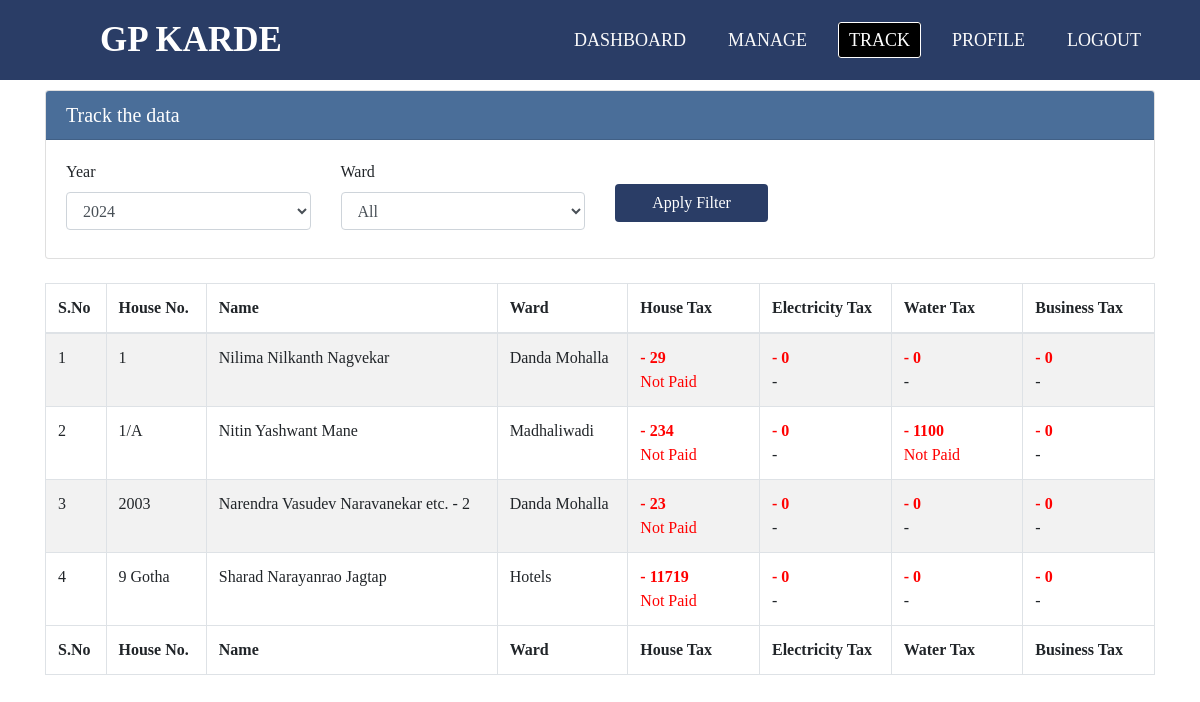
Page /track.php (signed in) on the committed database.
### tables this page shows
CREATE TABLE `year2024` (
  `userId` varchar(255) NOT NULL,
  `hTaxPaid` int DEFAULT '0',
  `hTaxDate` datetime DEFAULT NULL,
  `eleTaxPaid` int DEFAULT '0',
  `eleTaxDate` date DEFAULT NULL,
  `wTaxPaid` int DEFAULT '0',
  `wTaxDate` date DEFAULT NULL,
  `bTaxPaid` int DEFAULT '0',
  `bTaxDate` date DEFAULT NULL,
  `totalTax` int DEFAULT '0'
);

CREATE TABLE `maindata` (
  `userId` varchar(255) NOT NULL,
  `name` varchar(255)  NOT NULL,
  `section` varchar(20)  NOT NULL,
  `houseTax` int DEFAULT '0',
  `electricityTax` int DEFAULT '0',
  `waterTax` int DEFAULT '0',
  `BusinessTax` int DEFAULT '0'
);

### track.php (the view, shortened to what this page needs)
<!DOCTYPE html>
<html lang="en">
<head>
	<link rel="stylesheet" href="https://cdn.jsdelivr.net/npm/bootstrap@4.0.0/dist/css/bootstrap.min.css">
	<?php require 'partials/navbar.php'?>
</head>
<body>
<?php
	require 'partials/dbconn.php';
	$queryYear = "SELECT DISTINCT year FROM yearsdata ORDER BY year ASC";
$result = mysqli_query($conn, $queryYear);
$years = [];
while ($row = mysqli_fetch_assoc($result)) {
    $years[] = $row['year'];
}
				$vadiName = [
					"A" => "Danda Mohalla",
				    "B" => "Jadhavwadi Jamat Mohalla",
				    "C" => "Radhakrishna Wadi & Vishvadip Wadi",
				    "D" => "Sakade Wadi",
				    "E" => "Khambewadi",
				    "F" => "Madhaliwadi",
				    "G" => "Khairakond",
				    "H" => "Hotels"
				];
    if ($_SERVER['REQUEST_METHOD'] == 'POST') {
        $year = isset($_POST['year']) ? $_POST['year'] : '';
        $section = isset($_POST['section']) ? $_POST['section'] : '';
        $houseTaxPaid = isset($_POST['houseTaxPaid']) ? $_POST['houseTaxPaid'] : '';
        $electricityTaxPaid = isset($_POST['electricityTaxPaid']) ? $_POST['electricityTaxPaid'] : '';
        $waterTaxPaid = isset($_POST['waterTaxPaid']) ? $_POST['waterTaxPaid'] : '';
        $businessTaxPaid = isset($_POST['businessTaxPaid']) ? $_POST['businessTaxPaid'] : '';
    } else {
        $year = date('Y');
    }
?>
<div class="container">
	<div class="card mb-4">
		<div class="card-header text-white"  style="background-color:#4a6e99; color: white;">
			<h5 class="mb-0">Track the data</h5>
		</div>
		<div class="card-body">
			<form id="filter-form" class="row g-3" method="POST" action="">
                <div class="col-md-3">
				    <label for="filterYear" class="form-label">Year</label>
				    <select id="filterYear" class="form-control" name="year">
				        <?php
				        foreach ($years as $Lyear) {
				            echo "<option value='$Lyear' " . (($Lyear == $year) ? 'selected' : '') . ">$Lyear</option>";
				        }
				        ?>
				    </select>
				</div>
                <div class="col-md-3">
                    <label for="filterSection" class="form-label">Ward</label>
                    <select id="filterSection" class="form-control" name="section">
                        <option value="">All</option>
                    </select>
                </div>
				<div class="col-md-2 mt-4 align-self-end mb-3">
					<button type="submit" class="btn btn-block" style="background-color:#2a3d66; color:white;" id="applyFilterBtn">Apply Filter</button>
				</div>
			</form>
		</div>
	</div>
 	<div class="table-responsive">
 		<table id="mytable" class="table table-striped table-bordered text-nowrap" style="width:100%">
 			<thead>
 				<tr>
 					<th>S.No</th>
 					<th>House No.</th>
 					<th>Name</th>
 					<th>Ward</th>
 					<th>House Tax</th>
 					<th>Electricity Tax</th>
 					<th>Water Tax</th>
 					<th>Business Tax</th>
 				</tr>
 			</thead>
 			<tbody>
 				<?php
 				$currentYear = date('Y');
				$year = isset($_POST['year']) && !empty($_POST['year']) ? mysqli_real_escape_string($conn, $_POST['year']) : $currentYear;
				$tableName = "year" . $year;
				$tableCheckQuery = "SHOW TABLES LIKE '$tableName'";
				$tableCheckResult = mysqli_query($conn, $tableCheckQuery);
				if (mysqli_num_rows($tableCheckResult) == 0) {
				    echo "<div class='alert alert-danger' role='alert'>
				            Error: Data for '$tableName' not found. Please contact support or try again later.
				          </div>";
				}else
				{
				$sql = "SELECT * FROM maindata INNER JOIN $tableName ON $tableName.userId = maindata.userId WHERE 1";
 					$result = mysqli_query($conn,$sql);
 					if (mysqli_num_rows($result)>0 && $result) {
 						$serialNumber = 1;
 						foreach ($result as $row) {
 							?>
 							<tr>
 								<td><?= $serialNumber ?></td>
 								<td><?= $row['userId'] ?></td>
 								<td><?= $row['name'] ?></td>
 								<td><?= $vadiName[$row['section']] ?></td>
									<td>
									    <div style="display: flex; flex-direction: column; align-items: start; min-width: 100px;">
									        <span style="color: <?= $row['hTaxPaid'] > 0 ? 'green' : 'red' ?>; font-weight: bold;">
									            <?= $row['hTaxPaid'] > 0 ? "+ ".$row['houseTax'] : "- ".$row['houseTax'] ?>
									        </span>
									        <span style="white-space: nowrap;">
											    <?php
											    if ($row['houseTax'] == 0) {
											        echo '-';
											    } else {
											        if ($row['hTaxPaid']) {
											            echo date('D, g:i A', strtotime($row['hTaxDate'])) . "<br>" . date('d/m/Y', strtotime($row['hTaxDate']));
											        } else {
											            echo '<span style="color: red;">Not Paid</span>';
											        }
											    }
											    ?>
											</span>
									    </div>
									</td>
									<td>
									    <div style="display: flex; flex-direction: column; align-items: start; min-width: 100px;">
									        <span style="color: <?= $row['eleTaxPaid'] > 0 ? 'green' : 'red' ?>; font-weight: bold;">
									            <?= $row['eleTaxPaid'] > 0 ? "+ ".$row['electricityTax'] : "- ".$row['electricityTax'] ?>
									        </span>
									        <span style="white-space: nowrap;">
									        	<?php
									        	if($row['electricityTax']==0)
									        	{
									        		echo '-';
									        	}else{
									        		if($row['eleTaxPaid']){
									        			echo date('D, g:i A', strtotime($row['eleTaxDate'])). "<br>".date('d/m/Y', strtotime($row['eleTaxDate']));
									        		}else{
									        			 echo '<span style="color: red;">Not Paid</span>';
									        		}
									        	}
									           ?>
									        </span>
									    </div>
									</td>
										<td>
										    <div style="display: flex; flex-direction: column; align-items: start; min-width: 100px;">
										        <span style="color: <?= $row['wTaxPaid'] > 0 ? 'green' : 'red' ?>; font-weight: bold;">
										            <?= $row['wTaxPaid'] > 0 ? "+ ".$row['waterTax'] : "- ".$row['waterTax'] ?>
										        </span>
										        <span style="white-space: nowrap;">
												    <?php
												    if ($row['waterTax'] == 0) {
												        echo '-';
												    } else {
												        if ($row['wTaxPaid']) {
												            echo date('D, g:i A', strtotime($row['wTaxDate'])) . "<br>" . date('d/m/Y', strtotime($row['wTaxDate']));
												        } else {
												            echo '<span style="color: red;">Not Paid</span>';
												        }
												    }
												    ?>
												</span>
										    </div>
										</td>
										<td>
										    <div style="display: flex; flex-direction: column; align-items: start; min-width: 100px;">
										        <span style="color: <?= $row['bTaxPaid'] > 0 ? 'green' : 'red' ?>; font-weight: bold;">
										            <?= $row['bTaxPaid'] > 0 ? "+ ".$row['BusinessTax'] : "- ".$row['BusinessTax'] ?>
										        </span>
										        <span style="white-space: nowrap;">
												    <?php
												    if ($row['BusinessTax'] == 0) {
												        echo '-';
												    } else {
												        if ($row['bTaxPaid']) {
												            echo date('D, g:i A', strtotime($row['bTaxDate'])) . "<br>" . date('d/m/Y', strtotime($row['bTaxDate']));
												        } else {
												            echo '<span style="color: red;">Not Paid</span>';
												        }
												    }
												    ?>
												</span>
										    </div>
										</td>
 							</tr>
 							<?php
 							$serialNumber++;
 						}
 					}else
 					{
						echo "<div class='alert alert-primary' role='alert'>
						     Record not found for the selected Filter.
						</div>";
 						?>
 						<?php
 					}
 			}
 				?>
 			</tbody>
 			<tfoot>
 				<tr>
 					<th>S.No</th>
 					<th>House No.</th>
 					<th>Name</th>
 					<th>Ward</th>
 					<th>House Tax</th>
 					<th>Electricity Tax</th>
 					<th>Water Tax</th>
 					<th>Business Tax</th>
 				</tr>
 			</tfoot>
 		</table>
 	</div>
 </div>
</body>
</html>
</body>
</html>

### partials/navbar.php (style rules this page uses)
:root { --bgcolor-1:#2a3d66; --bgcolor-2:#4a6e99 ; --ahover:#3498db; }
* { padding: 0; margin: 0; list-style-type: none; }
body { font-family:montserrat; background-size:cover; height:calc(100vh - 80px); background-color:#ffffff; font:#333333; }

### track.php (style rules this page uses)
.container { padding-top: 90px; }

### rows in the picture
year2024: userId "1", userId.name "Nilima Nilkanth Nagvekar", userId.section "Danda Mohalla", userId.houseTax "29", hTaxPaid "Not Paid", userId.electricityTax "0", userId.waterTax "0", userId.BusinessTax "0"
year2024: userId "1/A", userId.name "Nitin Yashwant Mane", userId.section "Madhaliwadi", userId.houseTax "234", hTaxPaid "Not Paid", userId.electricityTax "0", userId.waterTax "1100", wTaxPaid "Not Paid", userId.BusinessTax "0"
year2024: userId "2003", userId.name "Narendra Vasudev Naravanekar etc. - 2", userId.section "Danda Mohalla", userId.houseTax "23", hTaxPaid "Not Paid", userId.electricityTax "0", userId.waterTax "0", userId.BusinessTax "0"
year2024: userId "9 Gotha", userId.name "Sharad Narayanrao Jagtap", userId.section "Hotels", userId.houseTax "11719", hTaxPaid "Not Paid", userId.electricityTax "0", userId.waterTax "0", userId.BusinessTax "0"

### other values in the picture
form field year "2024"
